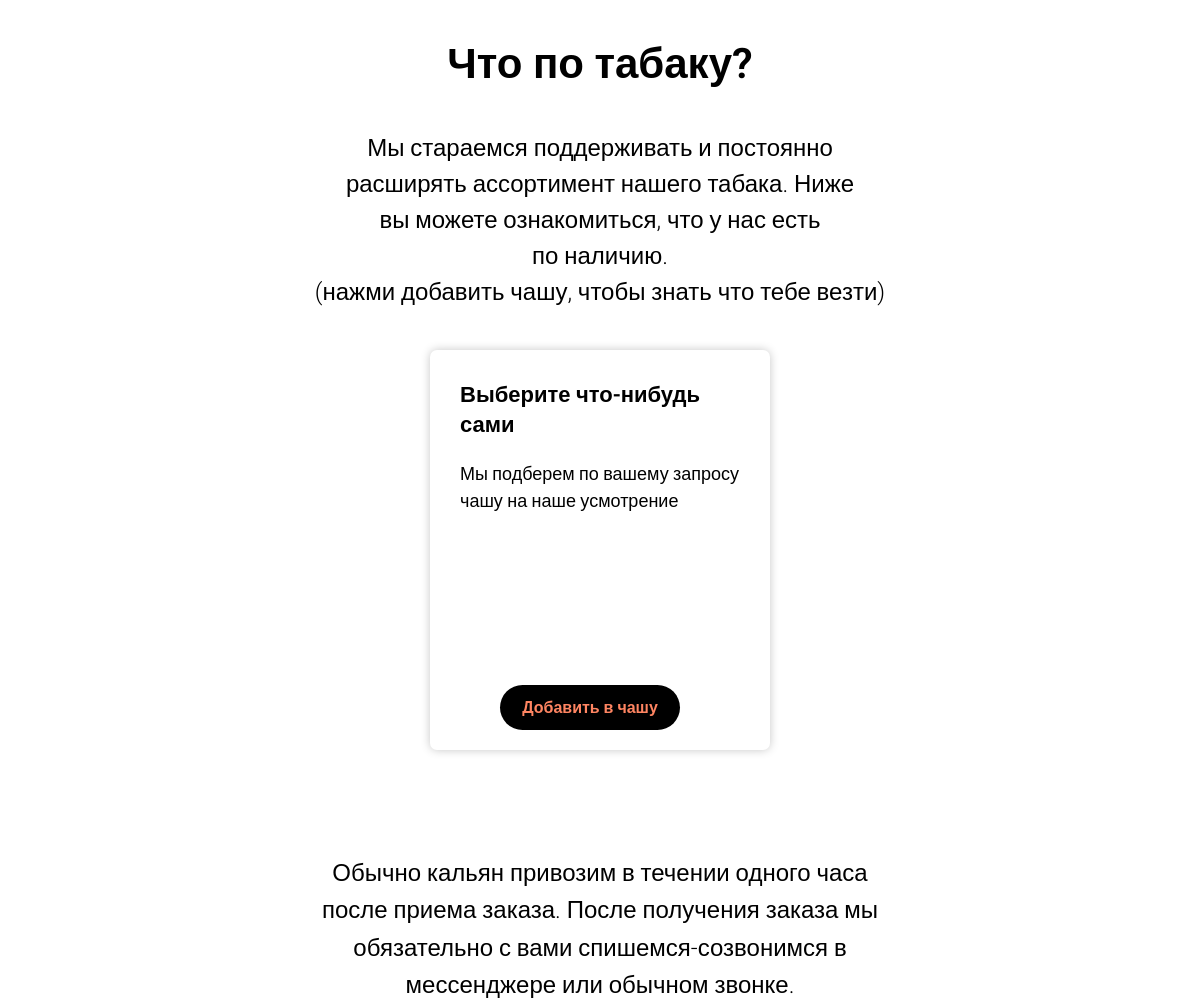
/ (middle part), run on an earlier commit of the app's database.
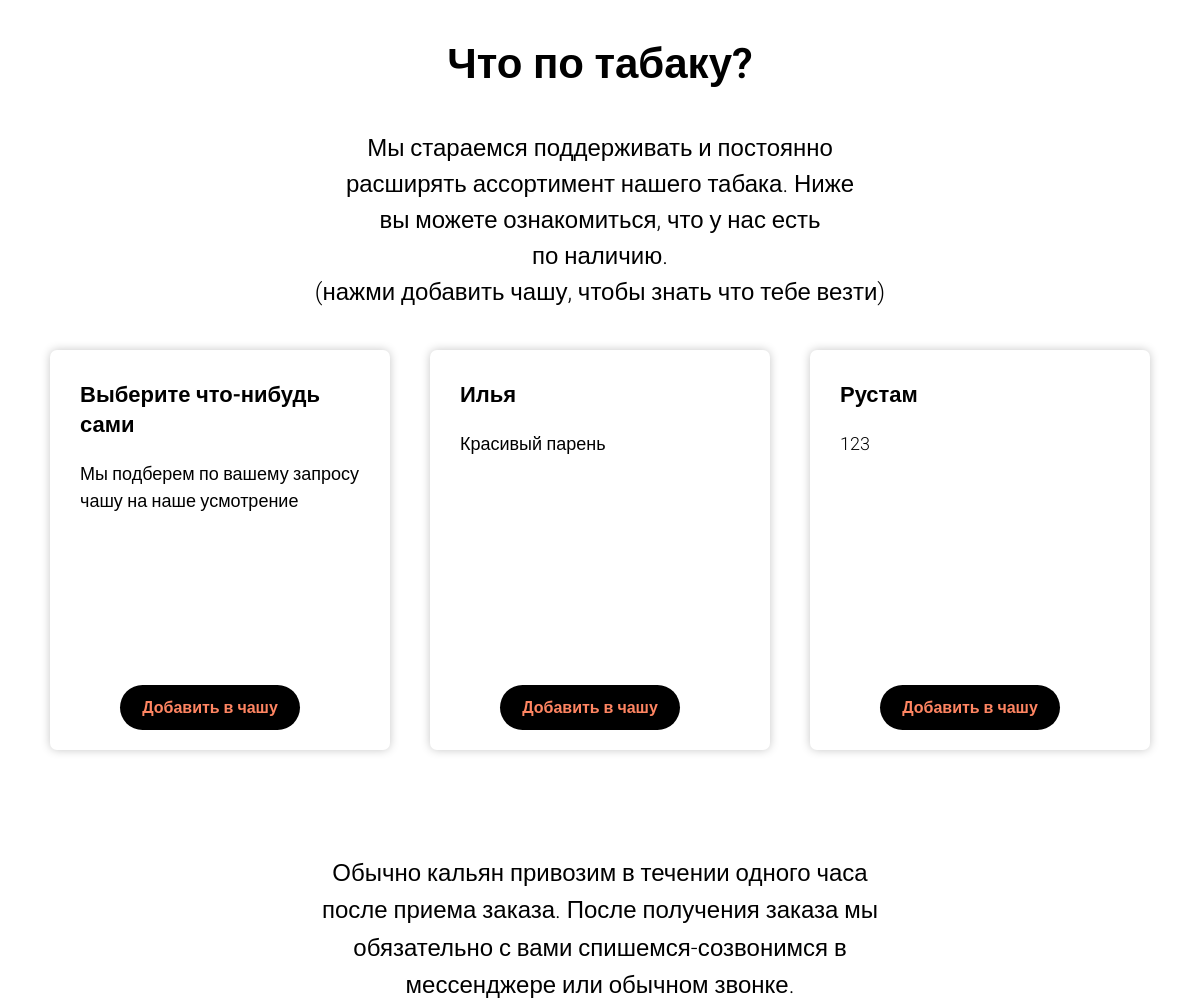
And on a later commit of the database.
### app.py (models this page shows, shortened)
class Products(db.Model):
    id = db.Column(db.Integer, primary_key=True)
    name = db.Column(db.String(100), nullable=False)
    description = db.Column(db.String(300), nullable=False)
    count = db.Column(db.Integer, default=0)
    time = db.Column(db.DateTime, nullable=False)

### app.py (the view)
@app.route("/", methods=['POST', 'GET'])
def index():
    if request.method == 'POST':
        name = request.form["name"]
        address = request.form["address"]
        phone = request.form["phone"]
        messenger = request.form["messenger"]
        comment = request.form["comment"]
        if request.form["deposit"] == "passport":
            deposit = "паспорт"
        else:
            deposit = "300₾ или 100$"
        order_el = ''
        order_price = 0
        for el in request.form:
            if el.startswith('order_'):
                product_id = el[6:]
                if product_id == "extra-cup":
                    order_el += "Доп.забивка ×" + request.form[el] + " (" + request.form[el] + "×" + str(config.price["Доп.забивка"]) + " GEL); "
                    order_price += int(request.form[el]) * config.price["Доп.забивка"]
                elif product_id == "calyan":
                    order_el += "Кальян ×" + request.form[el]  + " (" + request.form[el] + "×" + str(config.price["Кальян"]) + " GEL); "
                    order_price += int(request.form[el]) * config.price["Кальян"]
                elif product_id == "choise":
                    order_el += "Выберите что-нибудь сами ×" + request.form[el]  + " (" + request.form[el] + "×0 GEL); "
                else:
                    product = Products.query.filter_by(id=product_id).first()
                    order_el += product.name + " ×" + request.form[el]  + " (" + request.form[el] + "×0 GEL); "
        order = Order(name=name, address=address, phone=phone, messenger=messenger, comment=comment, deposit=deposit, order_el=order_el, order_price=order_price, time=datetime.today())
        try:
            db.session.add(order)
            db.session.commit()
            return redirect('/')
        except:
            return "При добавлении пользователя произошла ошибка"
    else:
        products = Products.query.filter(Products.count > 0).order_by(Products.name.asc()).all()
        for_json = dict()
        for el in products:
            for_json[el.id] = el.name
        return render_template("index.html", products=products, for_json=for_json)

### templates/index.html (shortened to what this page needs)
<!DOCTYPE html>
<html lang="ru">
<head>
    <link rel="stylesheet" href="{{ url_for('static', filename='css/style.css') }}">
</head>
<body class="body overflow_hidden">
    <div class="second-screen" id="second-screen">
        <div class="hookah-cup-main">
        </div>
    </div>
    <div class="third-screen">
        <div class="third-screen-title">
            <div class="third-screen-title-main">
                Что по табаку?
            </div>
            <div class="third-screen-title-description">
                <p>Мы&nbsp;стараемся поддерживать и&nbsp;постоянно расширять ассортимент нашего табака. Ниже вы&nbsp;можете ознакомиться, что у&nbsp;нас есть по&nbsp;наличию.</p>
                <p>(нажми добавить чашу, чтобы знать что тебе везти)</p>
            </div>
        </div>
        <div class="cards">
            <div class="card">
                <div class="card-title">
                    Выберите что-нибудь сами
                </div>
                <div class="card-description">
                    Мы подберем по вашему запросу чашу на наше усмотрение
                </div>
                <div class="card-add add" data-id="choise">
                    Добавить в чашу
                </div>
            </div>
            {% for el in products %}
                <div class="card">
                    <div class="card-title">
                        {{el.name}}
                    </div>
                    <div class="card-description">
                        {{el.description}}
                    </div>
                    <div class="card-add add" data-id="{{el.id}}">
                        Добавить в чашу
                    </div>
                </div>
            {% endfor %}
        </div>
        <div class="end-message">
            <div class="first-end-message">
                Обычно кальян привозим в течении одного часа после приема заказа. После получения заказа мы обязательно с вами спишемся-созвонимся в мессенджере или обычном звонке.
            </div>
        </div>
    </div>
</body>
</html>

What changed in the data, as far as the page shows it:
added Products: name "Илья", description "Красивый парень"
added Products: name "Рустам", description "123"
